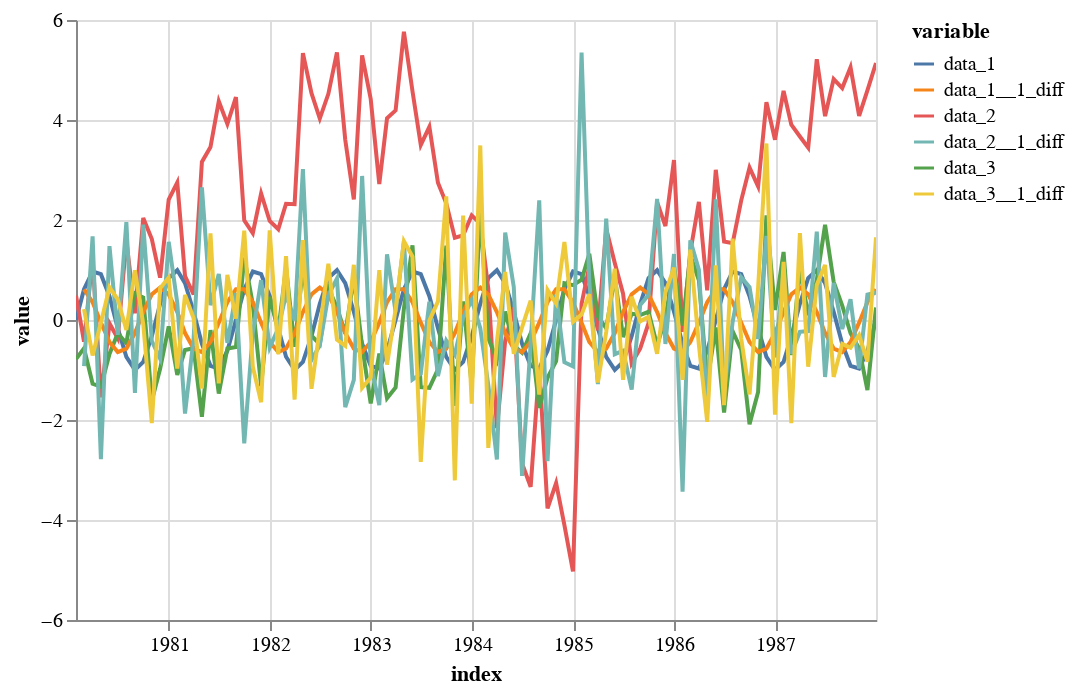

Source (notebook cell):
### Markdown cell above
You can click on each of the variables in the legend above to show off that plot off (hold shift + click to select multiples).  Let's look at a few of these and see what the deal is.


``data_1`` is quite regular: it repeats in a predictable pattern.  This is **seasonality**: the presence of variations that occur at specific regular intervals.  

``data_2`` shows something which is similar, but not quite the same: it's rising in a predictable way, but the data is not predictable in the same way as ``data_1``.  This is a behavior which has similar variations as seasonality, but does _not_ occur at regular intervals &mdash; we call behavior like this a **trend**.  The a stock's hourly or daily prices are a good example of a timeseries with a trend: there are rises and falls, but we cannot predict (in the long term) when either will happen.

``data_3`` shows neither pattern: we see neither trends nor seasonality.  We will call such a timeseries **stationary**: it shows neither seasonality nor trends.  Think of white-noise here.

Take a look at [the plot in this chapter](https://otexts.com/fpp3/stationarity.html) and try to guess which are seasonal, which have trends, and which are stationary.  The answers are below the figures.  It's tricky!

## How to Make a Timeseries Stationary

There are some cool things we can do if we know that a timeseries is stationary.  We'll see this in a little bit but, for a second, let's talk about one of the most popular ways to make a (general) timeseries stationary.

Suppose we have some point ``y_t`` in our timeseries, and we look at `y_t+1`.  What could happen?  The value could have gone up, gone down, or stayed the same.  This feels like a pretty benign observation, but it turns out that it's quite useful to have a feature like this.  We call this ``1-diff``-ing, taking the difference between successive points to see a rate-of-change in our timeseries.  Let's look at our plots from above with 1-diff applied.

### Code cell
df = make_data()
df["data_1__1_diff"] = df["data_1"].diff(1)
df["data_2__1_diff"] = df["data_2"].diff(1)
df["data_3__1_diff"] = df["data_3"].diff(1)

plot_in_altair(df).interactive()

### Figure 1 — Vega-Lite specification as saved in the notebook (floating-point values rounded to 4 significant figures; data arrays with more than 128 entries replaced by an {"elided": "..."} marker saying what was removed)
{"config": {"view": {"continuousWidth": 400, "continuousHeight": 300}}, "data": {"name": "data-1d62a97025c0e5e68c197af9368abdd1"}, "mark": "line", "encoding": {"color": {"field": "variable", "type": "nominal"}, "opacity": {"condition": {"value": 1, "selection": "selector030"}, "value": 0.2}, "x": {"field": "index", "type": "temporal"}, "y": {"field": "value", "type": "quantitative"}}, "selection": {"selector030": {"type": "multi", "fields": ["variable"], "bind": "legend"}, "selector031": {"type": "interval", "bind": "scales", "encodings": ["x", "y"]}}, "$schema": "https://vega.github.io/schema/vega-lite/v4.17.0.json", "datasets": {"data-1d62a97025c0e5e68c197af9368abdd1": {"elided": "576 records"}}}
